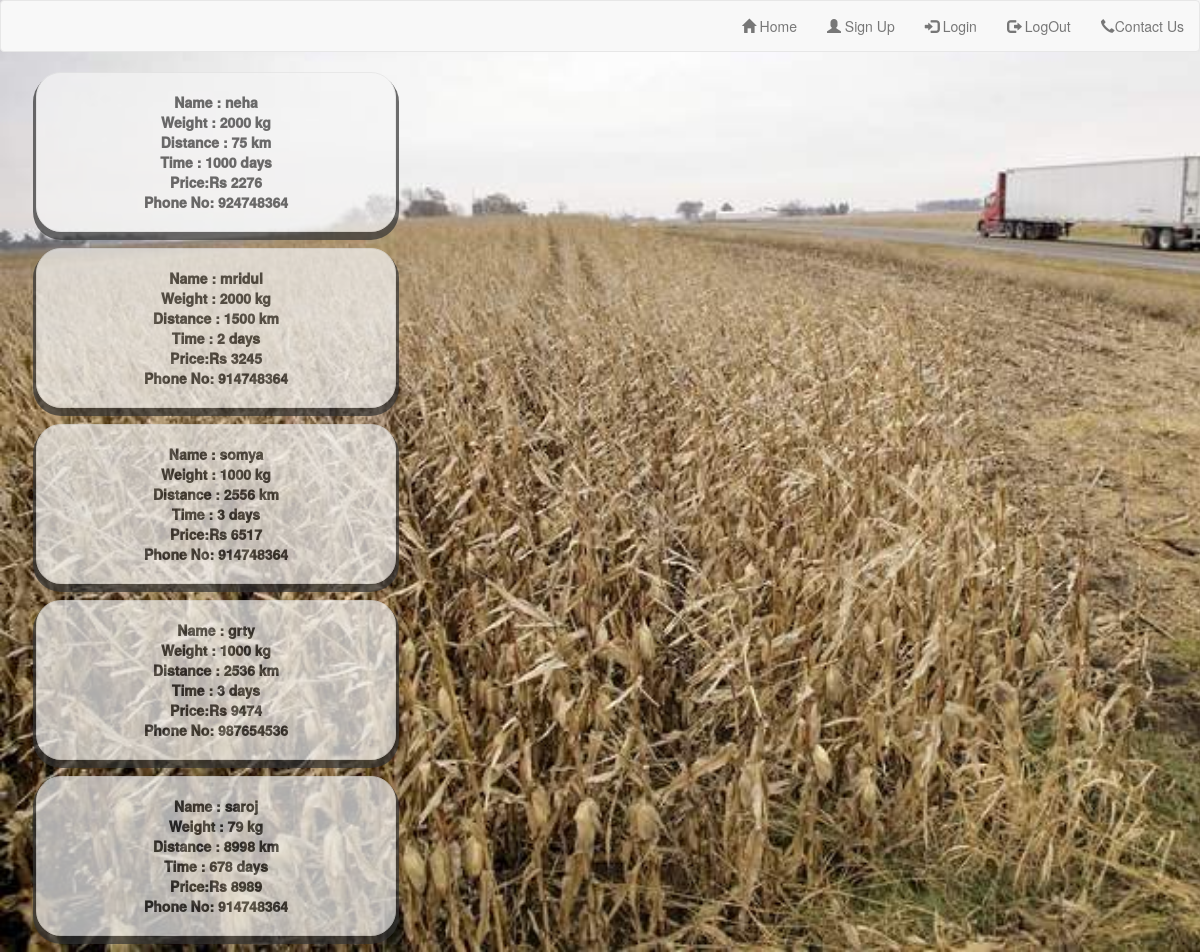
The app's page /Transport/search_user.php with its own data.
### tables this page shows
CREATE TABLE IF NOT EXISTS `t_user` (
`tr_id` int(11) NOT NULL,
  `name` varchar(20) NOT NULL,
  `phone_no` int(10) NOT NULL,
  `wt` int(20) NOT NULL,
  `dist` int(20) NOT NULL,
  `price` int(20) NOT NULL,
  `time` int(29) NOT NULL
);

### Transport/search_user.php (the view, shortened to what this page needs)
<html lang="en">
<head>
    <link rel="stylesheet" type="text/css" href="../Assets/css/style.css"/>
    <link rel="stylesheet" href="css/style.css">
    <link rel="stylesheet" href="https://maxcdn.bootstrapcdn.com/bootstrap/3.3.7/css/bootstrap.min.css">
    <link rel="stylesheet" href="https://cdnjs.cloudflare.com/ajax/libs/font-awesome/4.7.0/css/font-awesome.min.css">
</head>
<body>
<nav class="navbar navbar-default">
    <div class="container-fluid">
        <ul class="nav navbar-nav navbar-right">
            <li><a href="../index.php"><span class="glyphicon glyphicon-home"></span> Home</a></li>
                <li><a href="SignUp/index.php"><span class="glyphicon glyphicon-user"></span> Sign Up</a></li>
                <li><a href="../SignIn/index.php"><span class="glyphicon glyphicon-log-in"></span> Login</a></li>
                <li><a href="../SignOut/index.php"><span class="glyphicon glyphicon-log-out"></span> LogOut</a></li>
                <li><a href=" ../ContactUs/index.php "><span class="glyphicon glyphicon-earphone"></span>Contact Us</a></li>
        </ul>
    </div>
</nav>
    <?php
        $con = mysqli_connect("localhost","root","","agriculture");
        $query1 = mysqli_query($con," SELECT * FROM t_user");
                                            while($row=mysqli_fetch_array($query1))
                                             {
                                      ?>
        <div class="well">
            <?php echo " Name : "."$row[name] <br>";?>
            <?php echo " Weight : "." $row[wt] kg<br>";?>
            <?php echo " Distance : "." $row[dist] km <br>";?>
            <?php echo " Time : "." $row[price] days<br>";?>
            <?php echo " Price:Rs "." $row[time] <br>";?>
            <?php echo " Phone No: "." $row[phone_no] <br>";?>
        </div>
        <?php
                 }
        ?>
</body>
</html>

### Assets/css/style.css (style rules this page uses)
html { width: 100%; }
* { -webkit-text-size-adjust: none; }
body { font: 14px/18px Arial, Helvetica, sans-serif; color:#666565; position:relative; min-width: 1200px; background: #000; }
ul { padding: 0; margin: 0; list-style: none; }
a { text-decoration: none; color: inherit; outline: none; transition: 0.5s ease; -o-transition: 0.5s ease; -webkit-transition: 0.5s ease; }
.white.wt3 .img_inner, { border-width: 2px; margin-top: 2px; }

### Transport/search_user.php (style rules this page uses)
body { background-image: url("../Assets/images/trp.jpg"); background-repeat: no-repeat; background-size: cover; }
.well { margin-left: 3vw; width:30vw; height:auto; text-align: center; box-shadow: 0px 5px 0px 3px; opacity:0.7; font-weight: 1000; border: bold 2px; text-decoration: none; border-radius: 25px; margin-bottom: 2vh; }

### records on screen
t_user: name "neha", wt "2000", dist "75", price "1000", time "2276", phone_no "924748364"
t_user: name "mridul", wt "2000", dist "1500", price "2", time "3245", phone_no "914748364"
t_user: name "somya", wt "1000", dist "2556", price "3", time "6517", phone_no "914748364"
t_user: name "grty", wt "1000", dist "2536", price "3", time "9474", phone_no "987654536"
t_user: name "saroj", wt "79", dist "8998", price "678", time "8989", phone_no "914748364"
